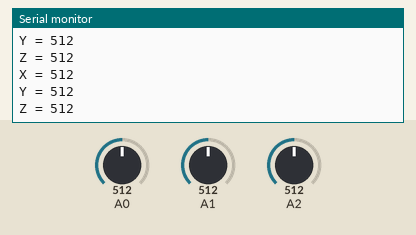
A sketch run on a simulated Arduino Uno, built with avr-gcc and run on an emulated ATmega328P. Shown: the last lines printed to the serial monitor. The test bench sets the inputs (shaded band); at power-on: A0 = 512, A1 = 512, A2 = 512.

Above: at 3.8 s.
3.9 s: A0 set to 716
At 6.9 s:
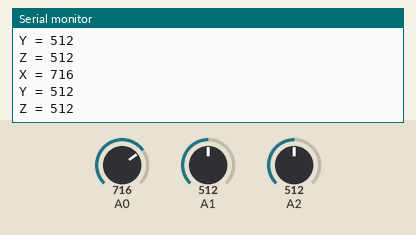
7.8 s: A1 set to 716
At 10.4 s:
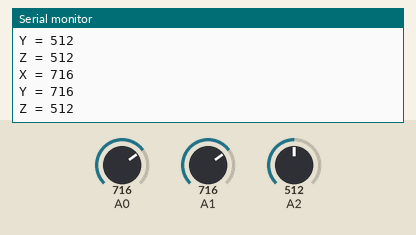
11.7 s: A2 set to 716
At 12.7 s:
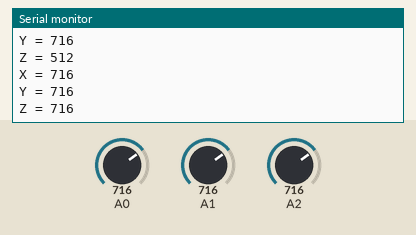
15.6 s: A0 set to 900
At 18.5 s:
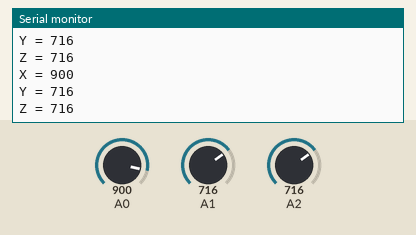
19.5 s: A1 set to 900
At 22.0 s:
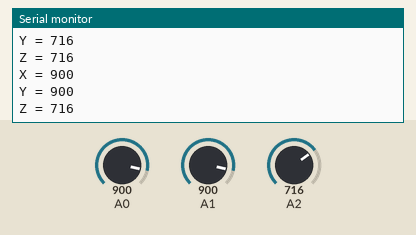
23.4 s: A2 set to 900
At 25.5 s:
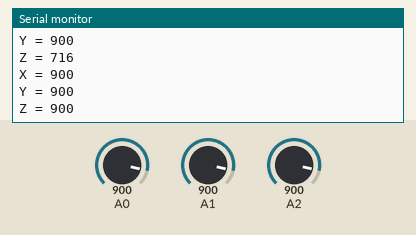
Timing chart, 0 to 27.0 s (numbered marks = the images above; inputs shaded):
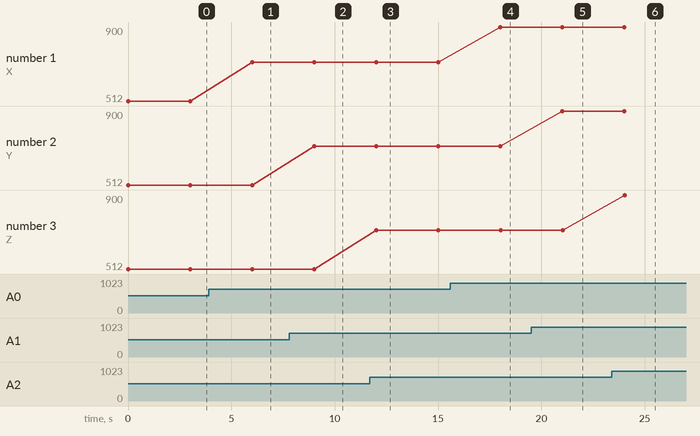

The sketch:

Ex_4.5_Accelerometer.ino
```cpp
int x; // variable of x axis
int y; // variable of y axis
int z; // variable ofz axis
void setup()
{
   Serial.begin(9600); //  sets data rate to 9600 bps
}
void loop()
{
  x = analogRead(0); // read A0 input pin
  y = analogRead(1); // read A1 input pin
  z = analogRead(2); // read A2 input pin
  Serial.print("X = "); // print x adc value
  Serial.println(x);
  Serial.print("Y = "); // print y adc value
  Serial.println(y);
  Serial.print("Z = "); // print z adc value
  Serial.println(z);
  delay(3000);
}
```

Measured:
- after the input at 3.9 s, the serial monitor: prints a new line after 2.1 s (image 1)
- after the input at 7.8 s, the serial monitor: prints a new line after 1.2 s (image 2)
- after the input at 11.7 s, the serial monitor: prints a new line after 0.32 s (image 3)
- after the input at 15.6 s, the serial monitor: prints a new line after 2.4 s (image 4)
- after the input at 19.5 s, the serial monitor: prints a new line after 1.5 s (image 5)
- after the input at 23.4 s, the serial monitor: prints a new line after 0.63 s (image 6)
- plotted number 1: 512 → 716 after the input at 3.9 s, 716 → 900 after the input at 15.6 s
